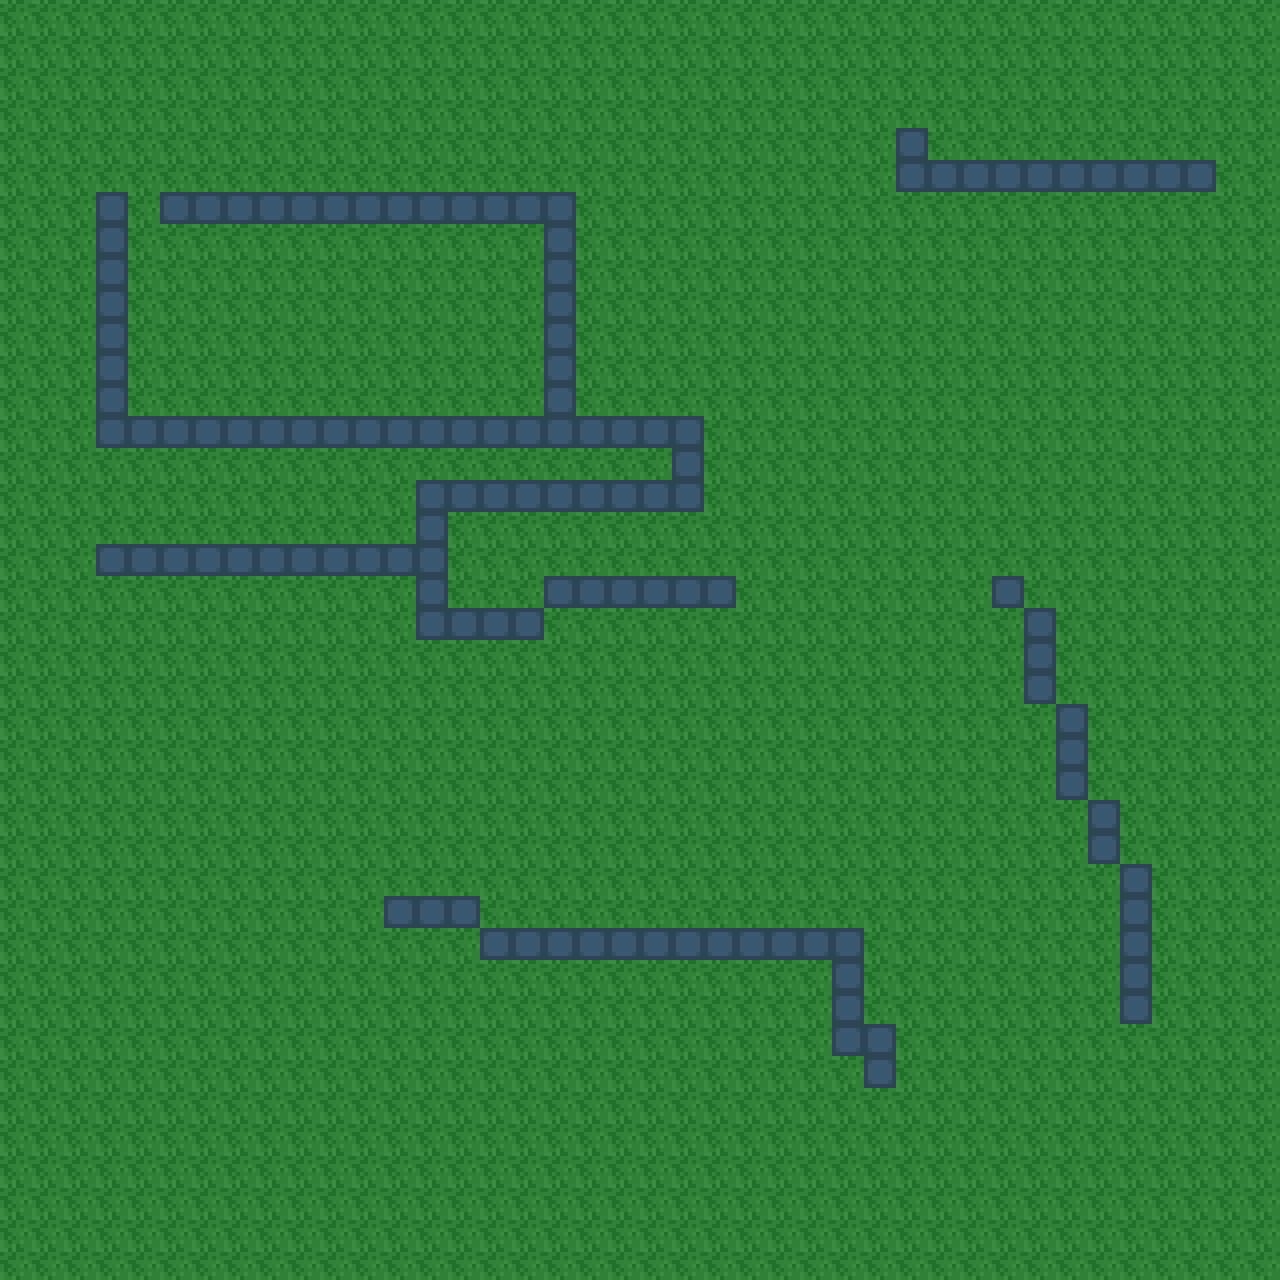

This game map was drawn from its Tiled (.tmx) file and the tilesets committed beside it. A one-line description and the trimmed map source follow:
An orthogonal 40x40 tile map with 32x32 px tiles, 1 tile layer (Tile Layer 1).

<map version="1.0" orientation="orthogonal" width="40" height="40" tilewidth="32" tileheight="32">
 <tileset firstgid="1" name="Tiles" tilewidth="32" tileheight="32">
  <image source="../tiles.png" trans="000000" width="512" height="512" />
  <tile id="37">
   <properties>
    <property name="collidable" value="true" />
   </properties>
  </tile>
  <tile id="52">
   <properties>
    <property name="collidable" value="true" />
   </properties>
  </tile>
 </tileset>
 <layer name="Tile Layer 1" width="40" height="40">
  <data>[1600 cells, 1600 non-empty, 2 distinct tile ids]</data>
 </layer>
</map>
